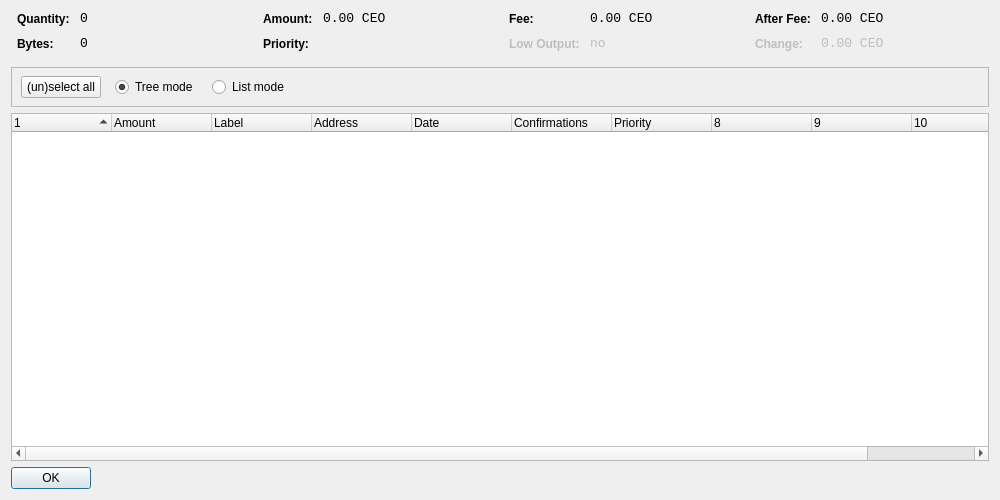
<?xml version="1.0" encoding="UTF-8"?>
<ui version="4.0">
 <class>CoinControlDialog</class>
 <widget class="QDialog" name="CoinControlDialog">
  <property name="geometry">
   <rect>
    <x>0</x>
    <y>0</y>
    <width>1000</width>
    <height>500</height>
   </rect>
  </property>
  <property name="windowTitle">
   <string>Coin Control</string>
  </property>
  <layout class="QVBoxLayout" name="verticalLayout">
   <item>
    <layout class="QHBoxLayout" name="horizontalLayoutTop" stretch="0,0,0,0">
     <property name="topMargin">
      <number>0</number>
     </property>
     <property name="bottomMargin">
      <number>10</number>
     </property>
     <item>
      <layout class="QFormLayout" name="formLayoutCoinControl1">
       <property name="horizontalSpacing">
        <number>10</number>
       </property>
       <property name="verticalSpacing">
        <number>10</number>
       </property>
       <property name="leftMargin">
        <number>6</number>
       </property>
       <property name="rightMargin">
        <number>6</number>
       </property>
       <item row="0" column="0">
        <widget class="QLabel" name="labelCoinControlQuantityText">
         <property name="styleSheet">
          <string notr="true">font-weight:bold;</string>
         </property>
         <property name="text">
          <string>Quantity:</string>
         </property>
        </widget>
       </item>
       <item row="0" column="1">
        <widget class="QLabel" name="labelCoinControlQuantity">
         <property name="font">
          <font>
           <family>Monospace</family>
           <pointsize>10</pointsize>
          </font>
         </property>
         <property name="cursor">
          <cursorShape>IBeamCursor</cursorShape>
         </property>
         <property name="contextMenuPolicy">
          <enum>Qt::ActionsContextMenu</enum>
         </property>
         <property name="text">
          <string notr="true">0</string>
         </property>
         <property name="textInteractionFlags">
          <set>Qt::LinksAccessibleByMouse|Qt::TextSelectableByKeyboard|Qt::TextSelectableByMouse</set>
         </property>
        </widget>
       </item>
       <item row="1" column="0">
        <widget class="QLabel" name="labelCoinControlBytesText">
         <property name="styleSheet">
          <string notr="true">font-weight:bold;</string>
         </property>
         <property name="text">
          <string>Bytes:</string>
         </property>
        </widget>
       </item>
       <item row="1" column="1">
        <widget class="QLabel" name="labelCoinControlBytes">
         <property name="font">
          <font>
           <family>Monospace</family>
           <pointsize>10</pointsize>
          </font>
         </property>
         <property name="cursor">
          <cursorShape>IBeamCursor</cursorShape>
         </property>
         <property name="contextMenuPolicy">
          <enum>Qt::ActionsContextMenu</enum>
         </property>
         <property name="text">
          <string notr="true">0</string>
         </property>
         <property name="textInteractionFlags">
          <set>Qt::LinksAccessibleByMouse|Qt::TextSelectableByKeyboard|Qt::TextSelectableByMouse</set>
         </property>
        </widget>
       </item>
      </layout>
     </item>
     <item>
      <layout class="QFormLayout" name="formLayoutCoinControl2">
       <property name="horizontalSpacing">
        <number>10</number>
       </property>
       <property name="verticalSpacing">
        <number>10</number>
       </property>
       <property name="leftMargin">
        <number>6</number>
       </property>
       <property name="rightMargin">
        <number>6</number>
       </property>
       <item row="0" column="0">
        <widget class="QLabel" name="labelCoinControlAmountText">
         <property name="styleSheet">
          <string notr="true">font-weight:bold;</string>
         </property>
         <property name="text">
          <string>Amount:</string>
         </property>
        </widget>
       </item>
       <item row="0" column="1">
        <widget class="QLabel" name="labelCoinControlAmount">
         <property name="font">
          <font>
           <family>Monospace</family>
           <pointsize>10</pointsize>
          </font>
         </property>
         <property name="cursor">
          <cursorShape>IBeamCursor</cursorShape>
         </property>
         <property name="contextMenuPolicy">
          <enum>Qt::ActionsContextMenu</enum>
         </property>
         <property name="text">
          <string notr="true">0.00 CEO</string>
         </property>
         <property name="textInteractionFlags">
          <set>Qt::LinksAccessibleByMouse|Qt::TextSelectableByKeyboard|Qt::TextSelectableByMouse</set>
         </property>
        </widget>
       </item>
       <item row="1" column="0">
        <widget class="QLabel" name="labelCoinControlPriorityText">
         <property name="styleSheet">
          <string notr="true">font-weight:bold;</string>
         </property>
         <property name="text">
          <string>Priority:</string>
         </property>
        </widget>
       </item>
       <item row="1" column="1">
        <widget class="QLabel" name="labelCoinControlPriority">
         <property name="font">
          <font>
           <family>Monospace</family>
           <pointsize>10</pointsize>
          </font>
         </property>
         <property name="cursor">
          <cursorShape>IBeamCursor</cursorShape>
         </property>
         <property name="contextMenuPolicy">
          <enum>Qt::ActionsContextMenu</enum>
         </property>
         <property name="text">
          <string/>
         </property>
         <property name="textInteractionFlags">
          <set>Qt::LinksAccessibleByMouse|Qt::TextSelectableByKeyboard|Qt::TextSelectableByMouse</set>
         </property>
        </widget>
       </item>
      </layout>
     </item>
     <item>
      <layout class="QFormLayout" name="formLayoutCoinControl3">
       <property name="horizontalSpacing">
        <number>10</number>
       </property>
       <property name="verticalSpacing">
        <number>10</number>
       </property>
       <property name="leftMargin">
        <number>6</number>
       </property>
       <property name="rightMargin">
        <number>6</number>
       </property>
       <item row="0" column="0">
        <widget class="QLabel" name="labelCoinControlFeeText">
         <property name="styleSheet">
          <string notr="true">font-weight:bold;</string>
         </property>
         <property name="text">
          <string>Fee:</string>
         </property>
        </widget>
       </item>
       <item row="0" column="1">
        <widget class="QLabel" name="labelCoinControlFee">
         <property name="font">
          <font>
           <family>Monospace</family>
           <pointsize>10</pointsize>
          </font>
         </property>
         <property name="cursor">
          <cursorShape>IBeamCursor</cursorShape>
         </property>
         <property name="contextMenuPolicy">
          <enum>Qt::ActionsContextMenu</enum>
         </property>
         <property name="text">
          <string notr="true">0.00 CEO</string>
         </property>
         <property name="textInteractionFlags">
          <set>Qt::LinksAccessibleByMouse|Qt::TextSelectableByKeyboard|Qt::TextSelectableByMouse</set>
         </property>
        </widget>
       </item>
       <item row="1" column="0">
        <widget class="QLabel" name="labelCoinControlLowOutputText">
         <property name="enabled">
          <bool>false</bool>
         </property>
         <property name="styleSheet">
          <string notr="true">font-weight:bold;</string>
         </property>
         <property name="text">
          <string>Low Output:</string>
         </property>
        </widget>
       </item>
       <item row="1" column="1">
        <widget class="QLabel" name="labelCoinControlLowOutput">
         <property name="enabled">
          <bool>false</bool>
         </property>
         <property name="font">
          <font>
           <family>Monospace</family>
           <pointsize>10</pointsize>
          </font>
         </property>
         <property name="cursor">
          <cursorShape>IBeamCursor</cursorShape>
         </property>
         <property name="contextMenuPolicy">
          <enum>Qt::ActionsContextMenu</enum>
         </property>
         <property name="text">
          <string notr="true">no</string>
         </property>
         <property name="textInteractionFlags">
          <set>Qt::LinksAccessibleByMouse|Qt::TextSelectableByKeyboard|Qt::TextSelectableByMouse</set>
         </property>
        </widget>
       </item>
      </layout>
     </item>
     <item>
      <layout class="QFormLayout" name="formLayoutCoinControl4">
       <property name="horizontalSpacing">
        <number>10</number>
       </property>
       <property name="verticalSpacing">
        <number>10</number>
       </property>
       <property name="leftMargin">
        <number>6</number>
       </property>
       <property name="rightMargin">
        <number>6</number>
       </property>
       <item row="0" column="0">
        <widget class="QLabel" name="labelCoinControlAfterFeeText">
         <property name="styleSheet">
          <string notr="true">font-weight:bold;</string>
         </property>
         <property name="text">
          <string>After Fee:</string>
         </property>
        </widget>
       </item>
       <item row="0" column="1">
        <widget class="QLabel" name="labelCoinControlAfterFee">
         <property name="font">
          <font>
           <family>Monospace</family>
           <pointsize>10</pointsize>
          </font>
         </property>
         <property name="cursor">
          <cursorShape>IBeamCursor</cursorShape>
         </property>
         <property name="contextMenuPolicy">
          <enum>Qt::ActionsContextMenu</enum>
         </property>
         <property name="text">
          <string notr="true">0.00 CEO</string>
         </property>
         <property name="textInteractionFlags">
          <set>Qt::LinksAccessibleByMouse|Qt::TextSelectableByKeyboard|Qt::TextSelectableByMouse</set>
         </property>
        </widget>
       </item>
       <item row="1" column="0">
        <widget class="QLabel" name="labelCoinControlChangeText">
         <property name="enabled">
          <bool>false</bool>
         </property>
         <property name="styleSheet">
          <string notr="true">font-weight:bold;</string>
         </property>
         <property name="text">
          <string>Change:</string>
         </property>
        </widget>
       </item>
       <item row="1" column="1">
        <widget class="QLabel" name="labelCoinControlChange">
         <property name="enabled">
          <bool>false</bool>
         </property>
         <property name="font">
          <font>
           <family>Monospace</family>
           <pointsize>10</pointsize>
          </font>
         </property>
         <property name="cursor">
          <cursorShape>IBeamCursor</cursorShape>
         </property>
         <property name="contextMenuPolicy">
          <enum>Qt::ActionsContextMenu</enum>
         </property>
         <property name="text">
          <string notr="true">0.00 CEO</string>
         </property>
         <property name="textInteractionFlags">
          <set>Qt::LinksAccessibleByMouse|Qt::TextSelectableByKeyboard|Qt::TextSelectableByMouse</set>
         </property>
        </widget>
       </item>
      </layout>
     </item>
    </layout>
   </item>
   <item>
    <widget class="QFrame" name="frame">
     <property name="minimumSize">
      <size>
       <width>0</width>
       <height>40</height>
      </size>
     </property>
     <property name="frameShape">
      <enum>QFrame::StyledPanel</enum>
     </property>
     <property name="frameShadow">
      <enum>QFrame::Sunken</enum>
     </property>
     <widget class="QWidget" name="horizontalLayoutWidget">
      <property name="geometry">
       <rect>
        <x>10</x>
        <y>0</y>
        <width>781</width>
        <height>41</height>
       </rect>
      </property>
      <layout class="QHBoxLayout" name="horizontalLayoutPanel" stretch="0,0,0,0,0">
       <property name="spacing">
        <number>14</number>
       </property>
       <item>
        <widget class="QPushButton" name="pushButtonSelectAll">
         <property name="sizePolicy">
          <sizepolicy hsizetype="Maximum" vsizetype="Fixed">
           <horstretch>0</horstretch>
           <verstretch>0</verstretch>
          </sizepolicy>
         </property>
         <property name="text">
          <string>(un)select all</string>
         </property>
        </widget>
       </item>
       <item>
        <widget class="QRadioButton" name="radioTreeMode">
         <property name="sizePolicy">
          <sizepolicy hsizetype="Maximum" vsizetype="Fixed">
           <horstretch>0</horstretch>
           <verstretch>0</verstretch>
          </sizepolicy>
         </property>
         <property name="text">
          <string>Tree mode</string>
         </property>
         <property name="checked">
          <bool>true</bool>
         </property>
        </widget>
       </item>
       <item>
        <widget class="QRadioButton" name="radioListMode">
         <property name="sizePolicy">
          <sizepolicy hsizetype="Maximum" vsizetype="Fixed">
           <horstretch>0</horstretch>
           <verstretch>0</verstretch>
          </sizepolicy>
         </property>
         <property name="text">
          <string>List mode</string>
         </property>
        </widget>
       </item>
       <item>
        <spacer name="horizontalSpacer">
         <property name="orientation">
          <enum>Qt::Horizontal</enum>
         </property>
         <property name="sizeHint" stdset="0">
          <size>
           <width>40</width>
           <height>20</height>
          </size>
         </property>
        </spacer>
       </item>
      </layout>
     </widget>
    </widget>
   </item>
   <item>
    <widget class="CoinControlTreeWidget" name="treeWidget">
     <property name="contextMenuPolicy">
      <enum>Qt::CustomContextMenu</enum>
     </property>
     <property name="sortingEnabled">
      <bool>false</bool>
     </property>
     <property name="columnCount">
      <number>11</number>
     </property>
     <attribute name="headerShowSortIndicator" stdset="0">
      <bool>true</bool>
     </attribute>
     <attribute name="headerStretchLastSection">
      <bool>false</bool>
     </attribute>
     <column>
      <property name="text">
       <string/>
      </property>
     </column>
     <column>
      <property name="text">
       <string>Amount</string>
      </property>
     </column>
     <column>
      <property name="text">
       <string>Label</string>
      </property>
     </column>
     <column>
      <property name="text">
       <string>Address</string>
      </property>
     </column>
     <column>
      <property name="text">
       <string>Date</string>
      </property>
     </column>
     <column>
      <property name="text">
       <string>Confirmations</string>
      </property>
      <property name="toolTip">
       <string>Confirmed</string>
      </property>
     </column>
     <column>
      <property name="text">
       <string>Priority</string>
      </property>
     </column>
     <column>
      <property name="text">
       <string/>
      </property>
     </column>
     <column>
      <property name="text">
       <string/>
      </property>
     </column>
     <column>
      <property name="text">
       <string/>
      </property>
     </column>
     <column>
      <property name="text">
       <string/>
      </property>
     </column>
    </widget>
   </item>
   <item>
    <widget class="QDialogButtonBox" name="buttonBox">
     <property name="sizePolicy">
      <sizepolicy hsizetype="Maximum" vsizetype="Fixed">
       <horstretch>0</horstretch>
       <verstretch>0</verstretch>
      </sizepolicy>
     </property>
     <property name="orientation">
      <enum>Qt::Horizontal</enum>
     </property>
     <property name="standardButtons">
      <set>QDialogButtonBox::Ok</set>
     </property>
    </widget>
   </item>
  </layout>
 </widget>
 <customwidgets>
  <customwidget>
   <class>CoinControlTreeWidget</class>
   <extends>QTreeWidget</extends>
   <header>coincontroltreewidget.h</header>
  </customwidget>
 </customwidgets>
 <resources/>
 <connections/>
</ui>
